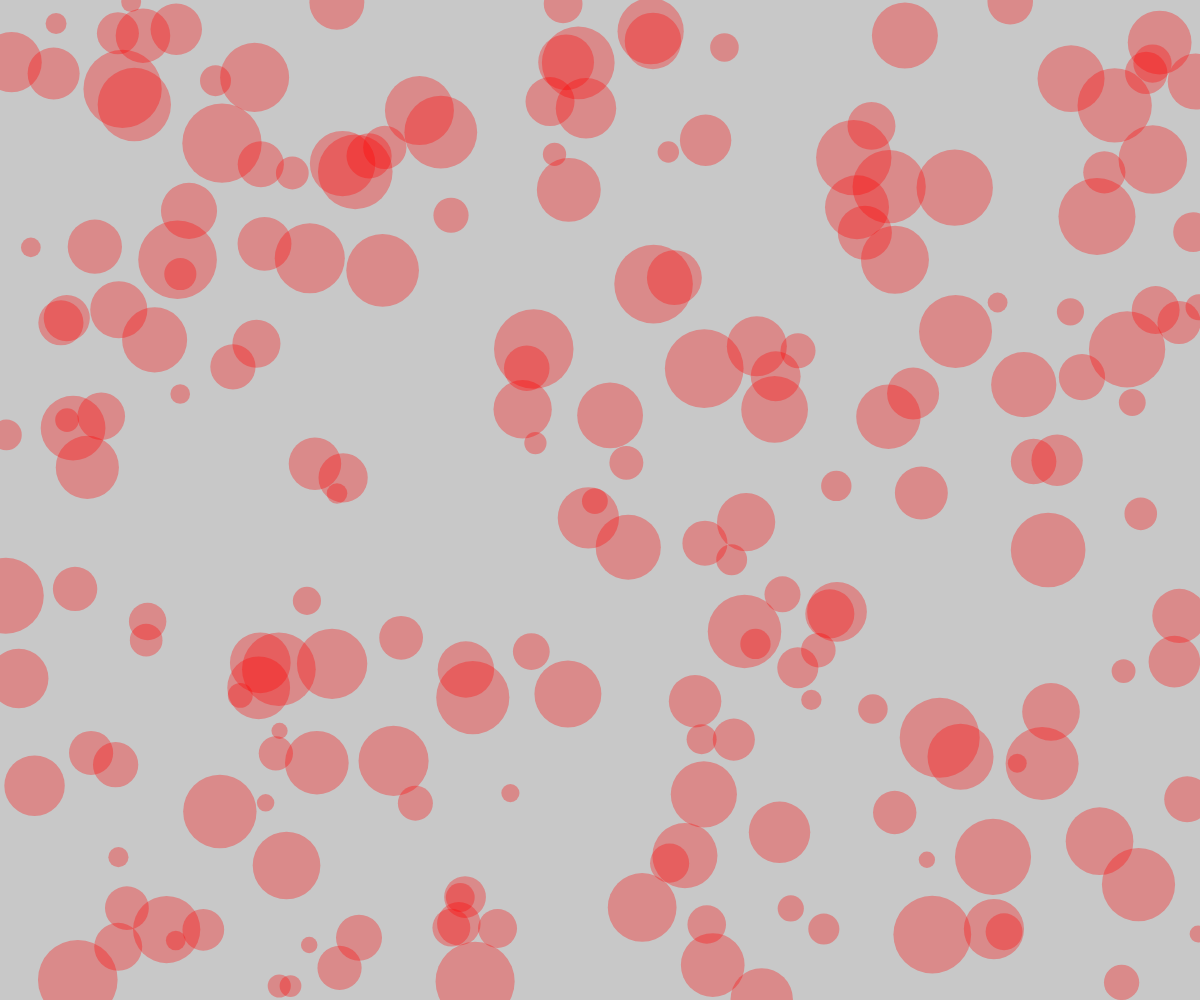
Frame 1 (no input)
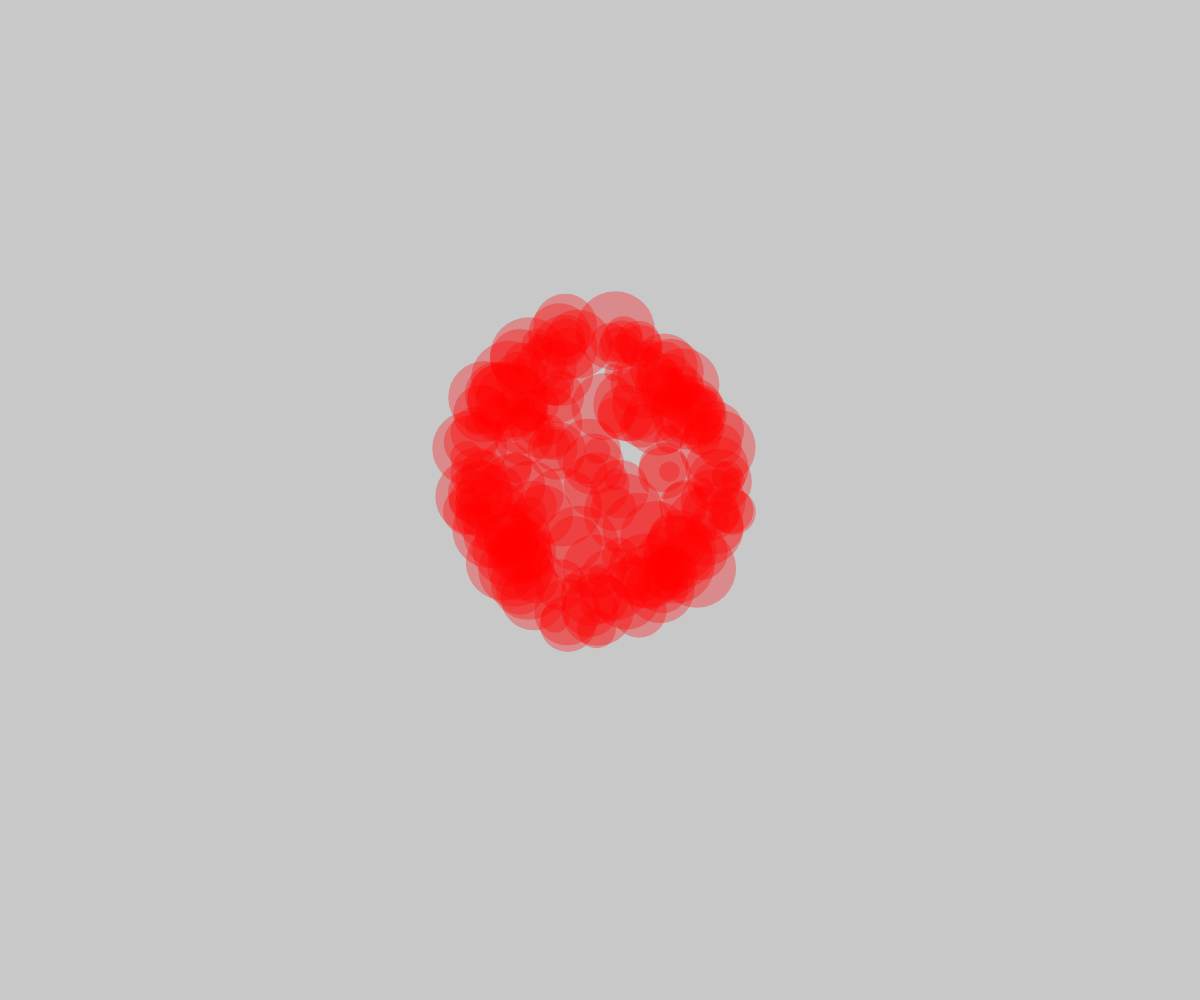
Frame 60 (no input)
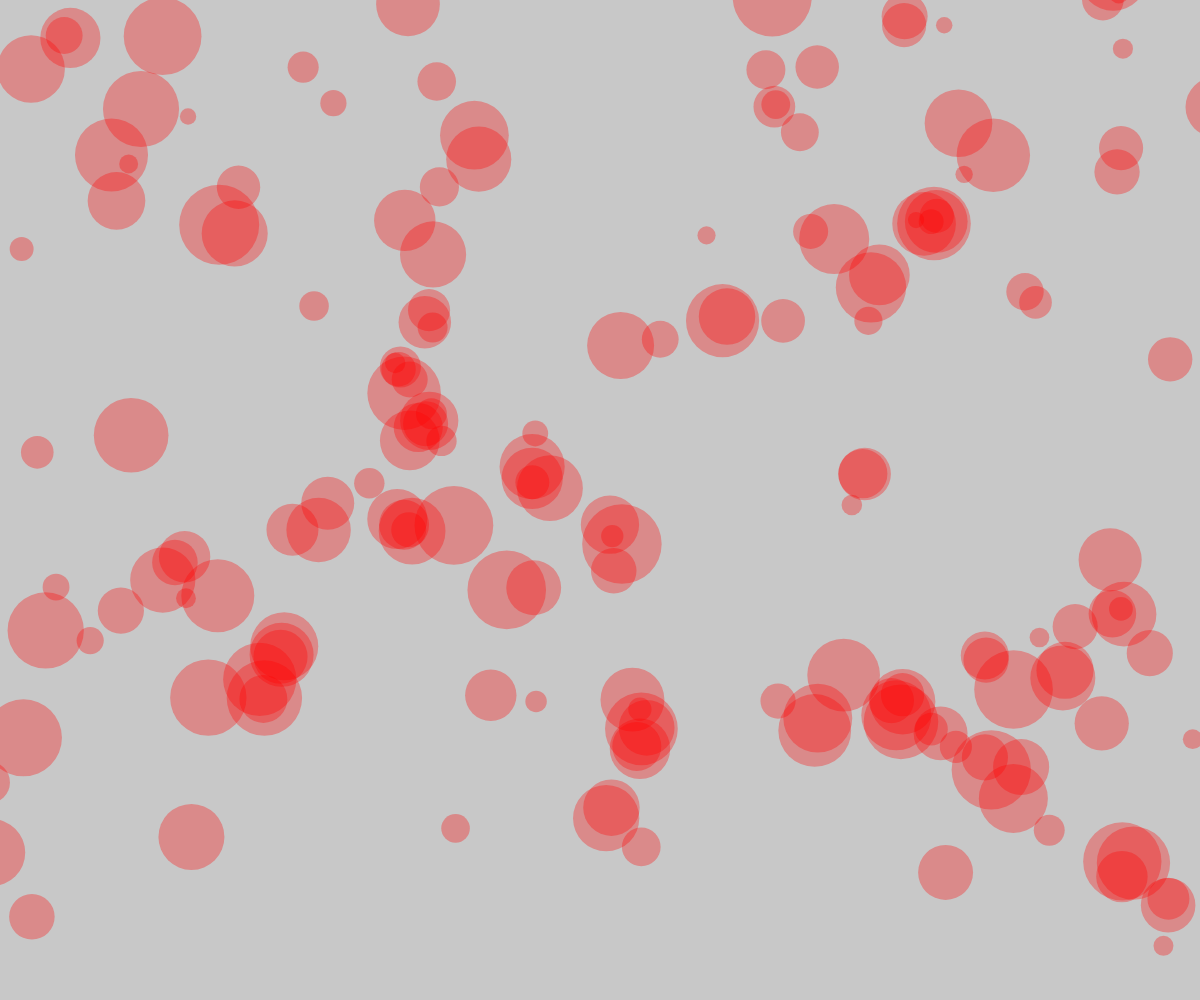
Frame 120 (the mouse pressed at the canvas centre since frame 60)

The p5.js sketch that drew these frames (run headless with seeded random() and noise() and a simulated clock; from frame 60 on, the mouse is pressed at the canvas centre):

// p5.js sketch
// ── sketch.js
// 相互引力

let movers = [];

function setup() {
	createCanvas(windowWidth, windowHeight);
	for (let i = 0; i < 200; i++) {
		movers.push(new Mover(random(0, width), random(0, height), random(1, 5)));
	}
}

function draw() {
	background(200);

	movers.forEach((moverSelf, i, movers) => {
		movers.forEach((moverOther, j) => {
			if (i != j) {
				let f = moverOther.attract(moverSelf);
				moverSelf.applyForce(f);
			}
		});
		moverSelf.update();
		moverSelf.display();
	});
}

class Mover {
	constructor(x, y, m) {
		this.loc = createVector(x, y);
		this.velo = createVector(0, 0);
		this.acc = createVector(0, 0);
		this.mass = m; // 質量は1に
		this.G = 0.5;
	}
	attract(mover) {
		let force = p5.Vector.sub(this.loc, mover.loc);
		let distance = force.mag();
		distance = constrain(distance, 5.0, 25.0);
		force.normalize();
		let strength = (this.G * this.mass * mover.mass) / (distance * distance);
		force.mult(strength);
		return force;
	}
	applyForce(force) {
		this.f = p5.Vector.div(force, this.mass);
		this.acc.add(this.f);
	}
	update() {
		this.velo.add(this.acc);
		this.loc.add(this.velo);
		this.acc.mult(0); // 加速を毎回クリアにする
	}
	display() {
		noStroke();
		fill(255, 0, 0, 80);
		ellipse(this.loc.x, this.loc.y, this.mass * 16);
	}
	checkEdges() {
		if (this.loc.x > width) {
			this.loc.x = width;
			this.velo.x *= -1;
		} else if (this.loc.x < 0) {
			this.loc.x = 0;
			this.velo.x *= -1;
		}
		if (this.loc.y > height) {
			this.velo.y *= -1;
			this.loc.y = height;
		}
	}
}
